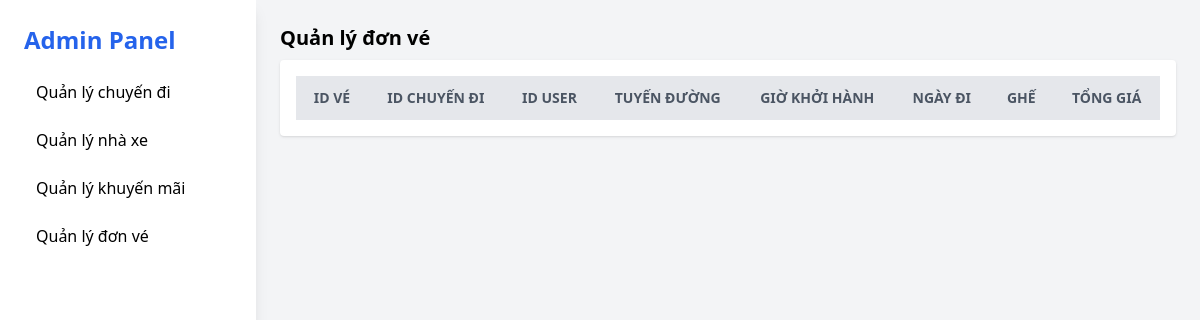
The app's page /pages/qldonve.php, older data.
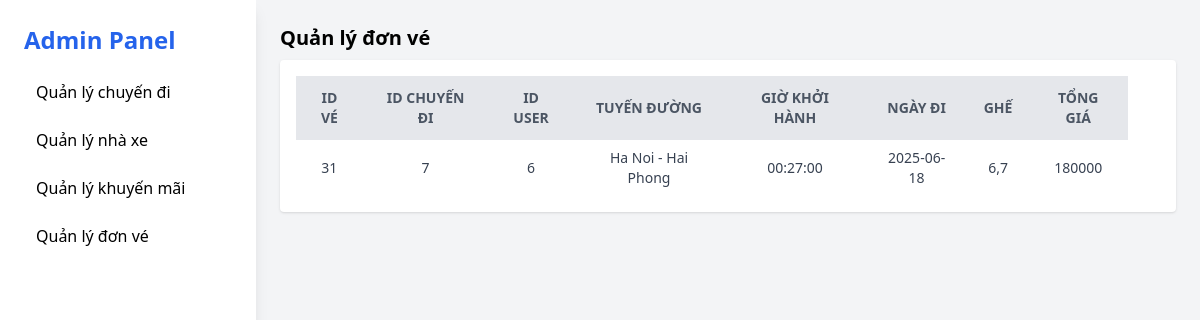
The same page, newer data.
### tables this page shows
CREATE TABLE `ve` (
  `id_ve` int(11) NOT NULL,
  `id_cd` int(11) NOT NULL,
  `id` int(11) NOT NULL,
  `tuyenDuong` varchar(100) NOT NULL,
  `lichTrinh` time NOT NULL,
  `ngayDat` date NOT NULL,
  `ghe` varchar(100) NOT NULL,
  `tongGia` varchar(100) DEFAULT NULL
);

### pages/qldonve.php (the view, shortened to what this page needs)
<?php
include '../connect.php';
?>
<!DOCTYPE html>
<html lang="vi">
<head>
  <script src="https://cdn.tailwindcss.com"></script>
</head>
<body class="bg-gray-100 font-sans">
  <div class="flex min-h-screen">
    <aside class="w-64 bg-white shadow-lg p-6 space-y-4">
      <h2 class="text-2xl font-bold text-blue-600 mb-4"><a href="quantri.php">Admin Panel</a></h2>
      <nav class="space-y-2">
        <a href="qlchuyendi.php" class="block py-2 px-3 rounded hover:bg-blue-100">Quản lý chuyến đi</a>
        <a href="qlnhaxe.php" class="block py-2 px-3 rounded hover:bg-blue-100">Quản lý nhà xe</a>
        <a href="qlkhuyenmai.php" class="block py-2 px-3 rounded hover:bg-blue-100">Quản lý khuyến mãi</a>
        <a href="qldonve.php" class="block py-2 px-3 rounded hover:bg-blue-100">Quản lý đơn vé</a>
      </nav>
    </aside>
    <main class="flex-1 p-6 space-y-10">
      <section id="don-ve">
        <h3 class="text-xl font-semibold mb-2">Quản lý đơn vé</h3>
        <div class="bg-white p-4 rounded shadow">
          <table border="1" cellpadding="8" cellspacing="0" class="min-w-full">
            <thead>
              <tr class="bg-gray-200 text-gray-600 uppercase text-sm">
                <th class="py-3 px-4">ID Vé</th>
                <th class="py-3 px-4">ID Chuyến đi</th>
                <th class="py-3 px-4">ID User</th>
                <th class="py-3 px-4">Tuyến đường</th>
                <th class="py-3 px-4">Giờ khởi hành</th>
                <th class="py-3 px-4">Ngày đi</th>
                <th class="py-3 px-4">Ghế</th>
                <th class="py-3 px-4">Tổng giá</th>
              </tr>
            </thead>
            <tbody class="text-gray-700 text-sm text-center" >
              <?php
              $sql = "SELECT * FROM ve ORDER BY ngayDat ASC";
              $result = mysqli_query($conn, $sql);
              while ($row = mysqli_fetch_assoc($result)):
              ?>
              <tr class="hover:bg-gray-100">
                <td class="py-2 px-4"><?= htmlspecialchars($row['id_ve']) ?></td>
                <td class="py-2 px-4"><?= htmlspecialchars($row['id_cd']) ?></td>
                <td class="py-2 px-4"><?= htmlspecialchars($row['id']) ?></td>
                <td class="py-2 px-4"><?= htmlspecialchars($row['tuyenDuong']) ?></td>
                <td class="py-2 px-4"><?= htmlspecialchars($row['lichTrinh']) ?></td>
                <td class="py-2 px-4"><?= htmlspecialchars($row['ngayDat']) ?></td>
                <td class="py-2 px-4"><?= htmlspecialchars($row['ghe']) ?></td>
                <td class="py-2 px-4"><?= htmlspecialchars($row['tongGia']) ?></td>
                <td class="py-2 px-4">
                </td>
              </tr>
              <?php endwhile; ?>
            </tbody>
          </table>
        </div>
      </section>
    </main>
  </div>
</body>
</html>

Row changes from the older to the newer data that the page shows:
added ve: id_ve "31", id_cd "7", id "6", tuyenDuong "Ha Noi - Hai Phong", lichTrinh "00:27:00", ngayDat "2025-06-18", ghe "6,7", tongGia "180000"
